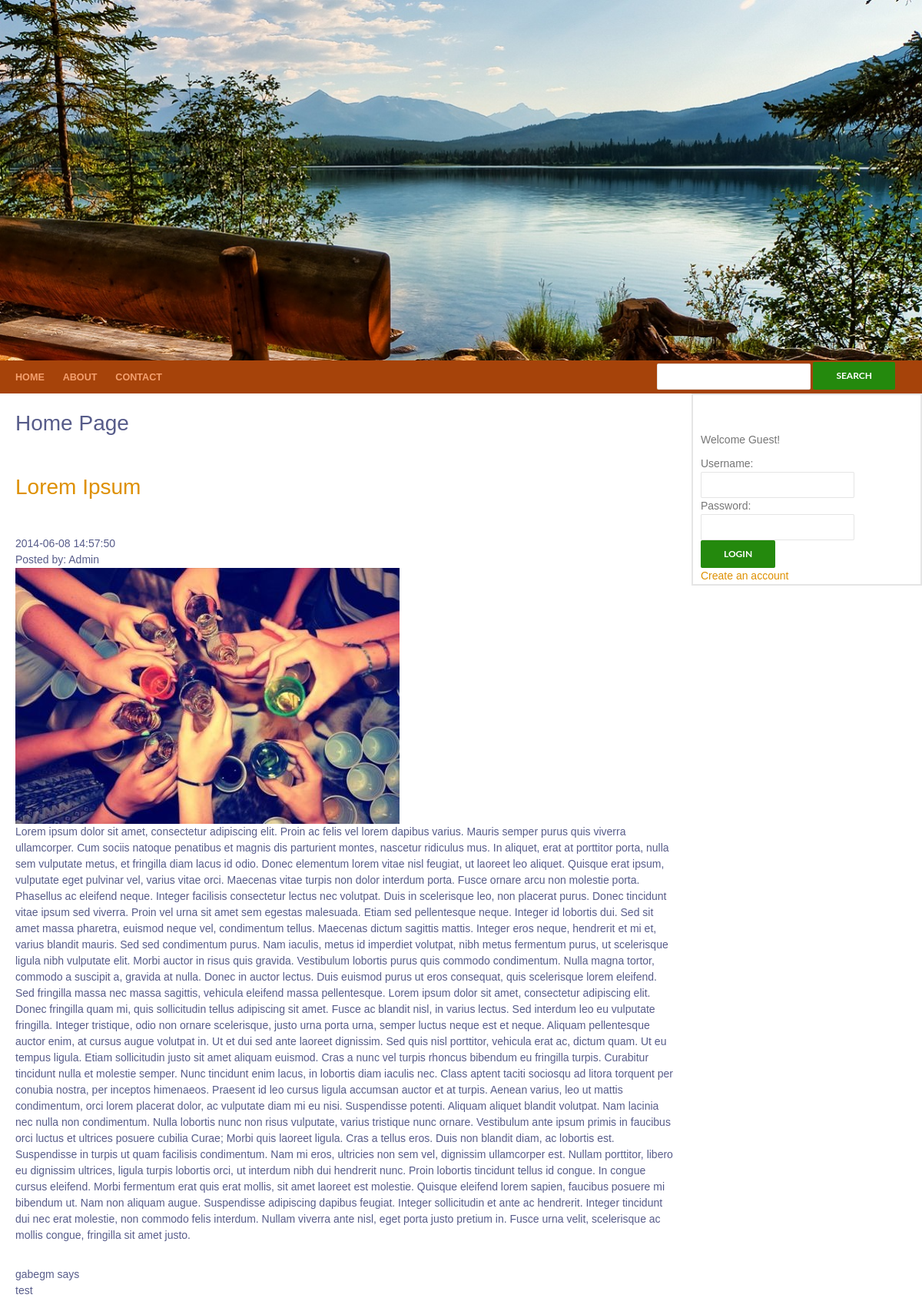
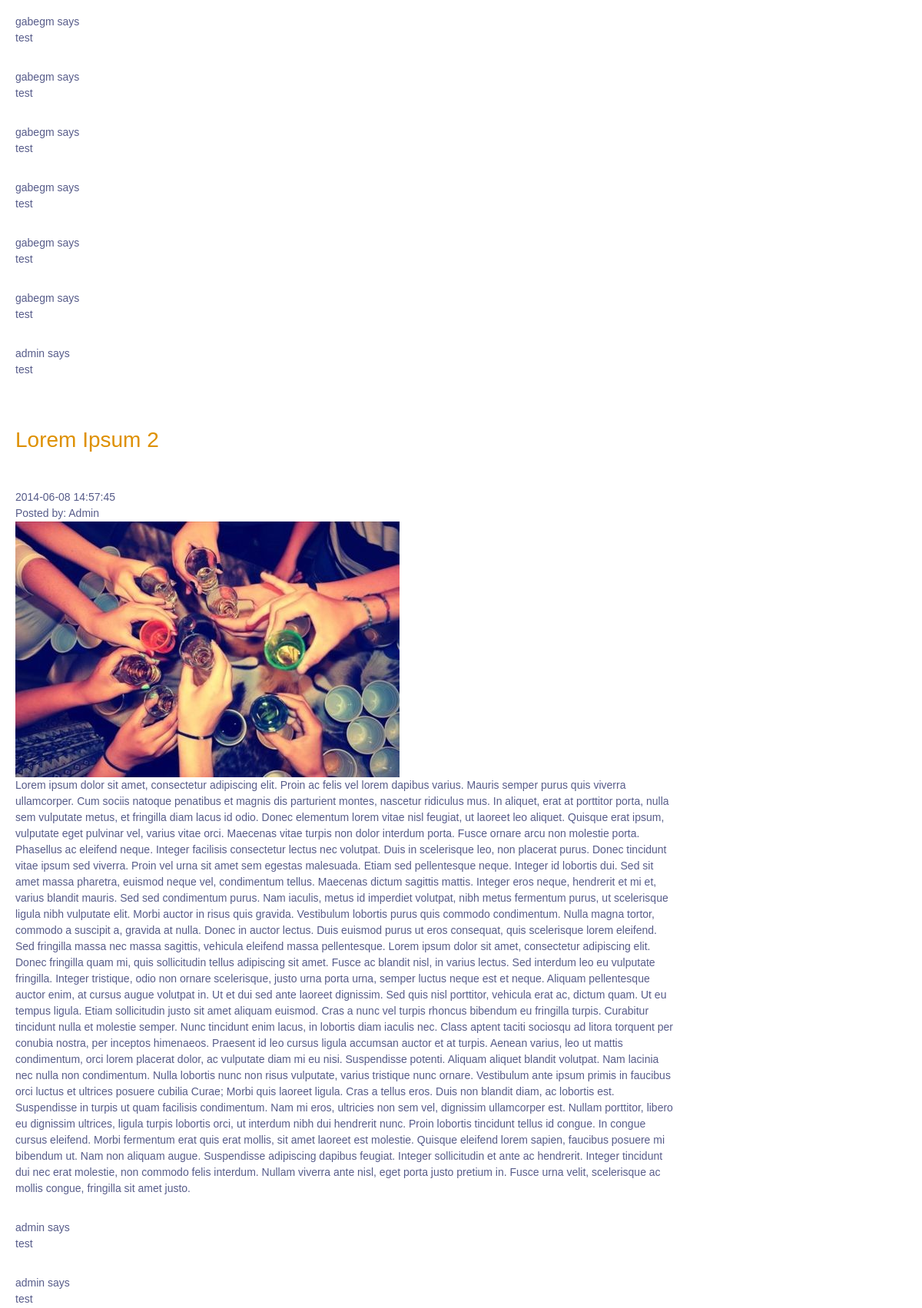
The page / (upper part) on the database its author committed (2 pictures, top to bottom).
### tables this page shows
CREATE TABLE IF NOT EXISTS `tbl_articles` (
  `articleId` int(11) NOT NULL AUTO_INCREMENT,
  `title` varchar(30) NOT NULL,
  `content` text NOT NULL,
  `imgPath` varchar(100) NOT NULL,
  `dateTime` timestamp NOT NULL DEFAULT CURRENT_TIMESTAMP ON UPDATE CURRENT_TIMESTAMP,
  PRIMARY KEY (`articleId`)
);

CREATE TABLE IF NOT EXISTS `tbl_comments` (
  `commentId` int(11) NOT NULL AUTO_INCREMENT,
  `comment` varchar(255) NOT NULL,
  `articleId` int(11) NOT NULL,
  `userId` int(11) NOT NULL,
  `dateTime` timestamp NOT NULL DEFAULT CURRENT_TIMESTAMP ON UPDATE CURRENT_TIMESTAMP,
  PRIMARY KEY (`commentId`),
  KEY `userId` (`userId`),
  KEY `articleId` (`articleId`)
);

CREATE TABLE IF NOT EXISTS `tbl_users` (
  `userId` int(10) NOT NULL AUTO_INCREMENT,
  `username` varchar(100) NOT NULL,
  `email` varchar(100) NOT NULL,
  `password` varchar(100) NOT NULL,
  `role` varchar(100) NOT NULL,
  PRIMARY KEY (`userId`)
);

### index.php (the view, shortened to what this page needs)
<?php
	include("header.php");
?>
	<h1 id="pageTitle">Home Page </h1>
<?php
	$conn = connectToMySQL();
	$query = "SELECT * FROM tbl_articles ORDER BY dateTime DESC LIMIT 0,3";
	$result = mysqli_query($conn, $query) or die(mysqli_error($conn));
	while($row = mysqli_fetch_assoc($result))
	{
		$articleId = $row['articleId'];
		$title = $row['title'];
		$dateTime = $row['dateTime'];
		$content = $row['content'];
		$imgPath = $row['imgPath'];
?>
		<h1><a href="single.php?artId=<?php echo $articleId ?>"><?php echo $title ?></a></h1>
<?php
		echo "<article>
				 $dateTime<br />
				 Posted by: Admin<br />
				 <img src='$imgPath' alt='article image' class='articleImg'><br />
				 $content
			  </article>";
		$query2 = "SELECT * FROM tbl_comments WHERE articleId = '$articleId'";
		$result2 = mysqli_query($conn, $query2)or die("Error in query: ". mysqli_error($conn));
		while ($row = mysqli_fetch_assoc($result2))
		{
			$query3 = "SELECT * FROM tbl_users WHERE userId = '$row[userId]'";
			$result3 = mysqli_query($conn, $query3)or die("Error in query: ". mysqli_error($conn));
			$row2 = mysqli_fetch_assoc($result3);
			echo "<article id='comments'>
					  $row2[username] says<br/>
					  $row[comment]<br/>
				  </article>";
		}
?>
<?php
	}
	include("sidebar.php");
	include("footer.php");
?>

### style.css (style rules this page uses)
html, body, div, span, applet, object, iframe, h1, h2, h3, h4, h5, h6, p, blockquote, pre, a, abbr, acronym, address, big, cite, code, del, dfn, em, font, ins, kbd, q, s, samp, small, strike, strong, sub, sup, tt, var, dl, dt, dd, ol, ul, li, fieldset, form, label, legend, table, caption, tbody, tfoot, thead, tr, th, td { border: 0; font-family: inherit; font-size: 100%; font-style: inherit; font-weight: inherit; margin: 0; outline: 0; padding: 0; vertical-align: baseline; }
article, aside, details, figcaption, figure, footer, header, hgroup, nav, section { display: block; }
html { overflow-y: scroll; -webkit-text-size-adjust: 100%; -ms-text-size-adjust: 100%; }
body, button, input, select, textarea { color: #2b2b2b; font-family: Lato, sans-serif; font-size: 16px; font-weight: 400; line-height: 1.5; }
body { background: #f5f5f5; }
a { color: #24890d; text-decoration: none; }
h1, h2, h3, h4, h5, h6 { clear: both; font-weight: 700; margin: 36px 0 12px; }
h1 { font-size: 26px; line-height: 1.3846153846; }
p { margin-bottom: 24px; }
img { -ms-interpolation-mode: bicubic; border: 0; vertical-align: middle; }
body { color: #575c8a; line-height: 1.5em; font-family: Arial; font-size: 14px; background: #515673 url(images/background_gradient.jpg) repeat-x 0px 0px; }
h1 { font-size: 2em; font-weight: normal; margin: 0 0 .5em 0; padding: 20px 20px 10px 20px; }
p { margin: 0 0 .75em 0; }
a { color: #de9000; }
article { padding: 20px 20px 10px 20px; }
img { max-width: 100%; height: auto; width: auto\9; }

### rows shown on the page
tbl_articles: title "Lorem Ipsum", dateTime "2014-06-08 14:57:50", imgPath (picture), content "Lorem ipsum dolor sit amet, consectetur adipiscing elit. Proin ac felis vel lorem dapibus varius. Mauris semper purus quis viverra ullamcorper. Cum sociis natoque penatibus et magnis dis parturient montes, nascetur ridiculus mus. In aliquet, erat at porttitor porta, nulla sem vulputate metus, et fringilla diam lacus id odio. Donec elementum lorem vitae nisl feugiat, ut laoreet leo aliquet. Quisque erat ipsum, vulputate eget pulvinar vel, varius vitae orci. Maecenas vitae turpis non dolor interdum porta. Fusce ornare arcu non molestie porta. Phasellus ac eleifend neque. Integer facilisis consectetur lectus nec volutpat. Duis in scelerisque leo, non placerat purus. Donec tincidunt vitae ipsum…"
tbl_comments: userId.username "gabegm", comment "test"
tbl_comments: userId.username "gabegm", comment "test"
tbl_comments: userId.username "gabegm", comment "test"
tbl_comments: userId.username "gabegm", comment "test"
tbl_comments: userId.username "gabegm", comment "test"
tbl_comments: userId.username "gabegm", comment "test"
tbl_comments: userId.username "gabegm", comment "test"
tbl_comments: userId.username "admin", comment "test"
tbl_articles: title "Lorem Ipsum 2", dateTime "2014-06-08 14:57:45", imgPath (picture), content "Lorem ipsum dolor sit amet, consectetur adipiscing elit. Proin ac felis vel lorem dapibus varius. Mauris semper purus quis viverra ullamcorper. Cum sociis natoque penatibus et magnis dis parturient montes, nascetur ridiculus mus. In aliquet, erat at porttitor porta, nulla sem vulputate metus, et fringilla diam lacus id odio. Donec elementum lorem vitae nisl feugiat, ut laoreet leo aliquet. Quisque erat ipsum, vulputate eget pulvinar vel, varius vitae orci. Maecenas vitae turpis non dolor interdum porta. Fusce ornare arcu non molestie porta. Phasellus ac eleifend neque. Integer facilisis consectetur lectus nec volutpat. Duis in scelerisque leo, non placerat purus. Donec tincidunt vitae ipsum…"
tbl_comments: userId.username "admin", comment "test"
tbl_comments: userId.username "admin", comment "test"
